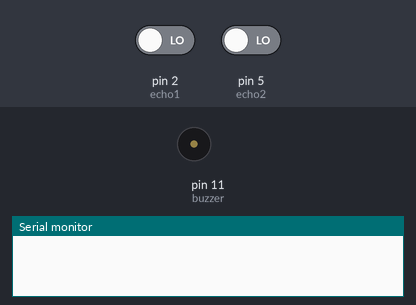
Recording of a sketch running on a simulated Arduino Uno, built with avr-gcc and run on an emulated ATmega328P. Shown: buzzer (waves = sounding, pin HIGH), the last lines printed to the serial monitor. The test bench sets the inputs (shaded band); at power-on: pin 2 (echo1) LOW, pin 5 (echo2) LOW. Pins used as bus, display or sensor lines are not drawn.

Above: at 1.0 s.
At 3.5 s:
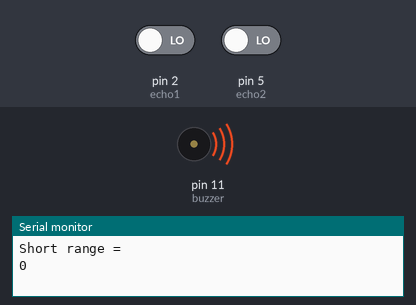
Timing chart, 0 to 5.9 s (numbered marks = the images above):
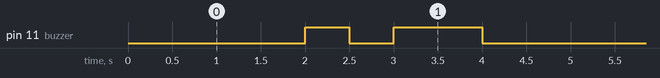

Measured:
- by itself, pin 11 (buzzer): repeats every 4.5 s: LOW 0.50 s, HIGH 1.0 s, LOW 2.5 s, HIGH 0.50 s
- by itself, everything shown: repeats every 4.5 s, in 4 steps

The sketch:

blind_stick.ino
```cpp
#define echo1 2
#define trig1 4
#define echo2 5
#define trig2 7
#define buzzer 11
int duration1, distance1, duration2, distance2;
void setup() {
pinMode(trig1, OUTPUT);
pinMode(echo1, INPUT);
pinMode(trig2, OUTPUT);
pinMode(echo2, INPUT);
Serial.begin(9600);
pinMode(buzzer, OUTPUT);
}

void loop() {
//sensor1
digitalWrite(trig1,LOW);
delayMicroseconds(2);
digitalWrite(trig1, HIGH);
delayMicroseconds(100);
duration1=pulseIn(echo1,HIGH);
//Sensor2
digitalWrite(trig2,LOW);
delayMicroseconds(2);
digitalWrite(trig2, HIGH);
delayMicroseconds(100);
duration2=pulseIn(echo2,HIGH);

if(distance1<120||distance2<60){
digitalWrite(buzzer,HIGH);
delay(500);
digitalWrite(buzzer, LOW);
delay(500);
distance1=(duration1/2)/29.1;
Serial.println("Short range = ");
Serial.println(distance1);
if(distance2<=60){
  digitalWrite(buzzer, HIGH);
  delay(1000);
  digitalWrite(buzzer, LOW);
  delay(500);
  distance2=(duration2/2)/29.1;
Serial.println("Long range = ");
Serial.println(distance2);
  }
}
else{
  digitalWrite(buzzer, LOW);
  }
}
```
